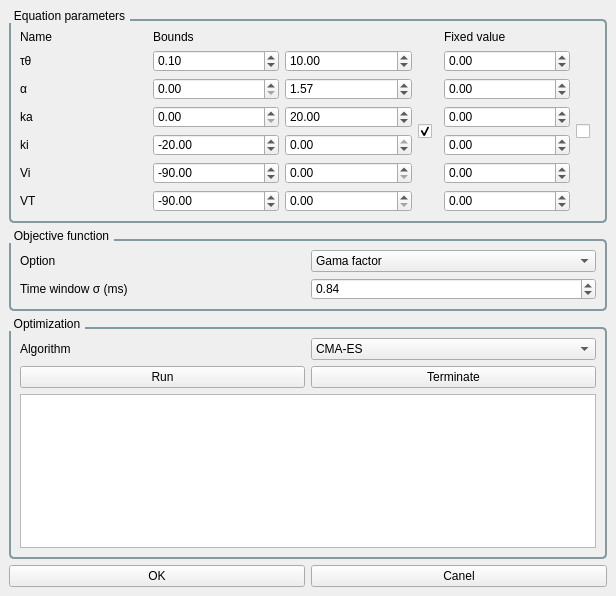
<?xml version="1.0" encoding="UTF-8"?>
<ui version="4.0">
 <class>ConfigureEquationParametersWindow</class>
 <widget class="QWidget" name="ConfigureEquationParametersWindow">
  <property name="geometry">
   <rect>
    <x>0</x>
    <y>0</y>
    <width>616</width>
    <height>596</height>
   </rect>
  </property>
  <property name="windowTitle">
   <string>Configure equation parameters</string>
  </property>
  <property name="windowIcon">
   <iconset resource="../resources/apprcc.qrc">
    <normaloff>:/APThrehold_icon.png</normaloff>:/APThrehold_icon.png</iconset>
  </property>
  <property name="styleSheet">
   <string notr="true">
QGroupBox {
    border: 2px solid #829aa0; /* 设置2px的边框颜色 */
    border-radius: 5px;        /* 设置圆角 */
    margin-top: 10px;          /* 标题与内容的距离 */
}

QGroupBox::title {
    subcontrol-origin: margin;  /* 标题的来源 */
    subcontrol-position: top left; /* 标题位置 */
    padding: 0 3px;  /* 为标题添加左右内边距 */
 
    color: black;             /* 标题的文字颜色 */
    font-weight: bold;          /* 标题的加粗 */
}

</string>
  </property>
  <layout class="QGridLayout" name="gridLayout" rowstretch="0,0,0,0">
   <property name="leftMargin">
    <number>9</number>
   </property>
   <property name="topMargin">
    <number>9</number>
   </property>
   <property name="rightMargin">
    <number>9</number>
   </property>
   <property name="bottomMargin">
    <number>9</number>
   </property>
   <property name="verticalSpacing">
    <number>6</number>
   </property>
   <item row="3" column="0">
    <widget class="QPushButton" name="pushButton_OK">
     <property name="text">
      <string>OK</string>
     </property>
    </widget>
   </item>
   <item row="3" column="1">
    <widget class="QPushButton" name="pushButton_canel">
     <property name="text">
      <string>Canel</string>
     </property>
    </widget>
   </item>
   <item row="2" column="0" colspan="2">
    <widget class="QGroupBox" name="groupBox_3">
     <property name="title">
      <string>Optimization</string>
     </property>
     <layout class="QGridLayout" name="gridLayout_2">
      <item row="0" column="0">
       <widget class="QLabel" name="label_12">
        <property name="text">
         <string>Algorithm</string>
        </property>
       </widget>
      </item>
      <item row="2" column="0" colspan="2">
       <widget class="QPlainTextEdit" name="plainTextEdit_optimization">
        <property name="readOnly">
         <bool>true</bool>
        </property>
       </widget>
      </item>
      <item row="0" column="1">
       <widget class="QComboBox" name="comboBox_algorithm">
        <item>
         <property name="text">
          <string>CMA-ES</string>
         </property>
        </item>
       </widget>
      </item>
      <item row="1" column="0">
       <widget class="QPushButton" name="pushButton_run">
        <property name="text">
         <string>Run</string>
        </property>
       </widget>
      </item>
      <item row="1" column="1">
       <widget class="QPushButton" name="pushButton_terminate">
        <property name="text">
         <string>Terminate</string>
        </property>
       </widget>
      </item>
     </layout>
    </widget>
   </item>
   <item row="1" column="0" colspan="2">
    <widget class="QGroupBox" name="groupBox_2">
     <property name="title">
      <string>Objective function</string>
     </property>
     <layout class="QGridLayout" name="gridLayout_5">
      <item row="0" column="1">
       <widget class="QComboBox" name="comboBox_objective_function">
        <item>
         <property name="text">
          <string>Gama factor</string>
         </property>
        </item>
       </widget>
      </item>
      <item row="0" column="0">
       <widget class="QLabel" name="label_11">
        <property name="text">
         <string>Option</string>
        </property>
       </widget>
      </item>
      <item row="1" column="0" colspan="2">
       <widget class="QStackedWidget" name="stackedWidget_objective_function">
        <property name="currentIndex">
         <number>0</number>
        </property>
        <widget class="QWidget" name="page_3">
         <layout class="QGridLayout" name="gridLayout_6">
          <property name="leftMargin">
           <number>0</number>
          </property>
          <property name="topMargin">
           <number>0</number>
          </property>
          <property name="rightMargin">
           <number>0</number>
          </property>
          <property name="bottomMargin">
           <number>0</number>
          </property>
          <item row="0" column="1">
           <widget class="QDoubleSpinBox" name="doubleSpinBox_time_window_gama_factor">
            <property name="value">
             <double>0.840000000000000</double>
            </property>
           </widget>
          </item>
          <item row="0" column="0">
           <widget class="QLabel" name="label_13">
            <property name="text">
             <string>Time window σ (ms)</string>
            </property>
           </widget>
          </item>
         </layout>
        </widget>
        <widget class="QWidget" name="page_4"/>
       </widget>
      </item>
     </layout>
    </widget>
   </item>
   <item row="0" column="0" colspan="2">
    <widget class="QGroupBox" name="groupBox">
     <property name="title">
      <string>Equation parameters</string>
     </property>
     <layout class="QGridLayout" name="gridLayout_3">
      <item row="0" column="0">
       <widget class="QStackedWidget" name="stackedWidget_equation_parameters">
        <property name="currentIndex">
         <number>0</number>
        </property>
        <widget class="QWidget" name="page">
         <layout class="QGridLayout" name="gridLayout_4">
          <property name="leftMargin">
           <number>0</number>
          </property>
          <property name="topMargin">
           <number>0</number>
          </property>
          <property name="rightMargin">
           <number>0</number>
          </property>
          <property name="bottomMargin">
           <number>0</number>
          </property>
          <item row="5" column="1">
           <widget class="QDoubleSpinBox" name="doubleSpinBox_Vi_dynamics_min">
            <property name="minimum">
             <double>-200.000000000000000</double>
            </property>
            <property name="maximum">
             <double>0.000000000000000</double>
            </property>
            <property name="value">
             <double>-90.000000000000000</double>
            </property>
           </widget>
          </item>
          <item row="4" column="2">
           <widget class="QDoubleSpinBox" name="doubleSpinBox_ki_dynamics_max">
            <property name="minimum">
             <double>-100.000000000000000</double>
            </property>
            <property name="maximum">
             <double>0.000000000000000</double>
            </property>
           </widget>
          </item>
          <item row="5" column="0">
           <widget class="QLabel" name="label_Vi_dynamics">
            <property name="text">
             <string>Vi</string>
            </property>
           </widget>
          </item>
          <item row="4" column="1">
           <widget class="QDoubleSpinBox" name="doubleSpinBox_ki_dynamics_min">
            <property name="minimum">
             <double>-100.000000000000000</double>
            </property>
            <property name="maximum">
             <double>0.000000000000000</double>
            </property>
            <property name="value">
             <double>-20.000000000000000</double>
            </property>
           </widget>
          </item>
          <item row="6" column="0">
           <widget class="QLabel" name="label_VT_dynamics">
            <property name="text">
             <string>VT</string>
            </property>
           </widget>
          </item>
          <item row="2" column="1">
           <widget class="QDoubleSpinBox" name="doubleSpinBox_alpha_dynamics_min"/>
          </item>
          <item row="2" column="0">
           <widget class="QLabel" name="label_alpha_dynamics">
            <property name="text">
             <string>α</string>
            </property>
           </widget>
          </item>
          <item row="3" column="2">
           <widget class="QDoubleSpinBox" name="doubleSpinBox_ka_dynamics_max">
            <property name="value">
             <double>20.000000000000000</double>
            </property>
           </widget>
          </item>
          <item row="3" column="0">
           <widget class="QLabel" name="label_ka_dynamics">
            <property name="text">
             <string>ka</string>
            </property>
           </widget>
          </item>
          <item row="1" column="1">
           <widget class="QDoubleSpinBox" name="doubleSpinBox_tao_theta_dynamics_min">
            <property name="minimum">
             <double>0.010000000000000</double>
            </property>
            <property name="value">
             <double>0.100000000000000</double>
            </property>
           </widget>
          </item>
          <item row="4" column="0">
           <widget class="QLabel" name="label_ki_dyamics">
            <property name="text">
             <string>ki</string>
            </property>
           </widget>
          </item>
          <item row="5" column="4">
           <widget class="QDoubleSpinBox" name="doubleSpinBox_Vi_dynamics_fixed">
            <property name="minimum">
             <double>-2000.000000000000000</double>
            </property>
            <property name="maximum">
             <double>9900.989999999999782</double>
            </property>
           </widget>
          </item>
          <item row="1" column="0">
           <widget class="QLabel" name="label_tao_theta_dynamics">
            <property name="text">
             <string>τθ</string>
            </property>
           </widget>
          </item>
          <item row="0" column="0">
           <widget class="QLabel" name="label">
            <property name="sizePolicy">
             <sizepolicy hsizetype="Preferred" vsizetype="Minimum">
              <horstretch>0</horstretch>
              <verstretch>0</verstretch>
             </sizepolicy>
            </property>
            <property name="maximumSize">
             <size>
              <width>16777215</width>
              <height>40</height>
             </size>
            </property>
            <property name="text">
             <string>Name</string>
            </property>
           </widget>
          </item>
          <item row="0" column="1" colspan="3">
           <widget class="QLabel" name="label_2">
            <property name="sizePolicy">
             <sizepolicy hsizetype="Preferred" vsizetype="Minimum">
              <horstretch>0</horstretch>
              <verstretch>0</verstretch>
             </sizepolicy>
            </property>
            <property name="maximumSize">
             <size>
              <width>16777215</width>
              <height>40</height>
             </size>
            </property>
            <property name="text">
             <string>Bounds</string>
            </property>
           </widget>
          </item>
          <item row="2" column="4">
           <widget class="QDoubleSpinBox" name="doubleSpinBox_alpha_dynamics_fixed">
            <property name="minimum">
             <double>-1000000.000000000000000</double>
            </property>
            <property name="maximum">
             <double>1000000.000000000000000</double>
            </property>
           </widget>
          </item>
          <item row="0" column="4" colspan="2">
           <widget class="QLabel" name="label_3">
            <property name="sizePolicy">
             <sizepolicy hsizetype="Preferred" vsizetype="Minimum">
              <horstretch>0</horstretch>
              <verstretch>0</verstretch>
             </sizepolicy>
            </property>
            <property name="maximumSize">
             <size>
              <width>16777215</width>
              <height>40</height>
             </size>
            </property>
            <property name="text">
             <string>Fixed value</string>
            </property>
           </widget>
          </item>
          <item row="4" column="4">
           <widget class="QDoubleSpinBox" name="doubleSpinBox_ki_dynamics_fixed">
            <property name="minimum">
             <double>-2000.000000000000000</double>
            </property>
            <property name="maximum">
             <double>2000.000000000000000</double>
            </property>
           </widget>
          </item>
          <item row="6" column="4">
           <widget class="QDoubleSpinBox" name="doubleSpinBox_VT_dynamics_fixed">
            <property name="minimum">
             <double>-20000.000000000000000</double>
            </property>
            <property name="maximum">
             <double>1000000.000000000000000</double>
            </property>
           </widget>
          </item>
          <item row="2" column="2">
           <widget class="QDoubleSpinBox" name="doubleSpinBox_alpha_dynamics_max">
            <property name="value">
             <double>1.570000000000000</double>
            </property>
           </widget>
          </item>
          <item row="1" column="2">
           <widget class="QDoubleSpinBox" name="doubleSpinBox_tao_theta_dynamics_max">
            <property name="value">
             <double>10.000000000000000</double>
            </property>
           </widget>
          </item>
          <item row="5" column="2">
           <widget class="QDoubleSpinBox" name="doubleSpinBox_Vi_dynamics_max"/>
          </item>
          <item row="3" column="1">
           <widget class="QDoubleSpinBox" name="doubleSpinBox_ka_dynamics_min"/>
          </item>
          <item row="6" column="2">
           <widget class="QDoubleSpinBox" name="doubleSpinBox_VT_dynamics_max"/>
          </item>
          <item row="3" column="4">
           <widget class="QDoubleSpinBox" name="doubleSpinBox_ka_dynamics_fixed">
            <property name="minimum">
             <double>-10100.000000000000000</double>
            </property>
            <property name="maximum">
             <double>100000.000000000000000</double>
            </property>
           </widget>
          </item>
          <item row="1" column="4">
           <widget class="QDoubleSpinBox" name="doubleSpinBox_tao_theta_dynamics_fixed">
            <property name="minimum">
             <double>-1000000.000000000000000</double>
            </property>
            <property name="maximum">
             <double>1000000.000000000000000</double>
            </property>
           </widget>
          </item>
          <item row="6" column="1">
           <widget class="QDoubleSpinBox" name="doubleSpinBox_VT_dynamics_min">
            <property name="minimum">
             <double>-200.000000000000000</double>
            </property>
            <property name="maximum">
             <double>100.000000000000000</double>
            </property>
            <property name="value">
             <double>-90.000000000000000</double>
            </property>
           </widget>
          </item>
          <item row="1" column="3" rowspan="6">
           <widget class="QCheckBox" name="checkBox_fit_dynamics">
            <property name="sizePolicy">
             <sizepolicy hsizetype="Minimum" vsizetype="Preferred">
              <horstretch>0</horstretch>
              <verstretch>0</verstretch>
             </sizepolicy>
            </property>
            <property name="maximumSize">
             <size>
              <width>20</width>
              <height>16777215</height>
             </size>
            </property>
            <property name="text">
             <string/>
            </property>
            <property name="iconSize">
             <size>
              <width>16</width>
              <height>14</height>
             </size>
            </property>
            <property name="checked">
             <bool>true</bool>
            </property>
           </widget>
          </item>
          <item row="1" column="5" rowspan="6">
           <widget class="QCheckBox" name="checkBox_fixed_dynamics">
            <property name="sizePolicy">
             <sizepolicy hsizetype="Preferred" vsizetype="Preferred">
              <horstretch>0</horstretch>
              <verstretch>0</verstretch>
             </sizepolicy>
            </property>
            <property name="maximumSize">
             <size>
              <width>20</width>
              <height>16777215</height>
             </size>
            </property>
            <property name="text">
             <string/>
            </property>
           </widget>
          </item>
         </layout>
        </widget>
        <widget class="QWidget" name="page_2"/>
       </widget>
      </item>
     </layout>
    </widget>
   </item>
  </layout>
 </widget>
 <resources>
  <include location="../resources/apprcc.qrc"/>
 </resources>
 <connections>
  <connection>
   <sender>stackedWidget_equation_parameters</sender>
   <signal>currentChanged(int)</signal>
   <receiver>stackedWidget_equation_parameters</receiver>
   <slot>setCurrentIndex(int)</slot>
   <hints>
    <hint type="sourcelabel">
     <x>307</x>
     <y>112</y>
    </hint>
    <hint type="destinationlabel">
     <x>307</x>
     <y>112</y>
    </hint>
   </hints>
  </connection>
 </connections>
</ui>
